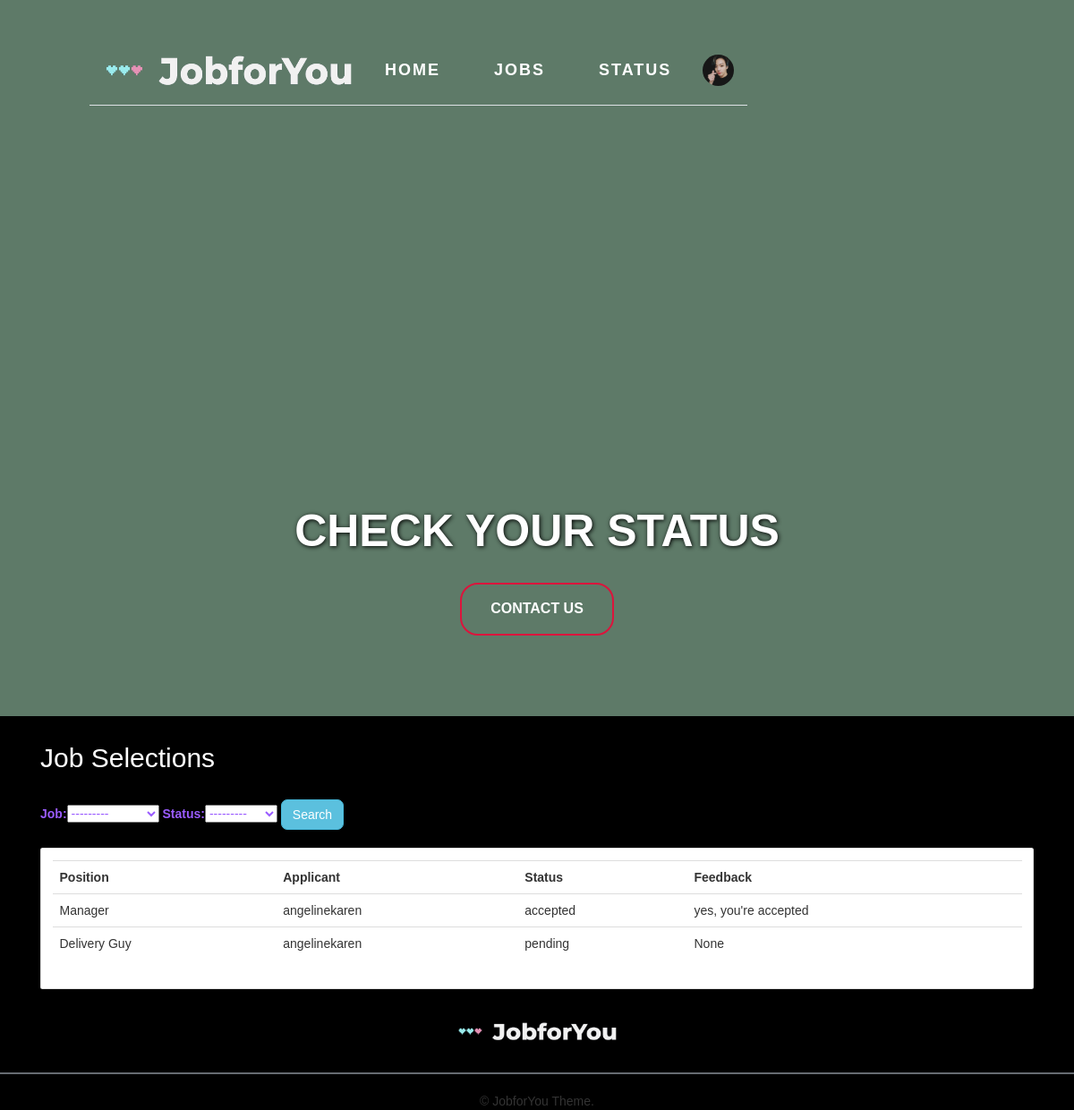
The page /status/ (signed in) on the database its author committed.
### account/models.py (models this page shows, shortened)
class CustomUser(AbstractUser):
    is_company = models.BooleanField(default=False)
    is_applicant = models.BooleanField(default=False)
    name = models.CharField(max_length=30, blank=True, null=True)
    email = models.EmailField(
        verbose_name="email",
        max_length=60,
        unique=True,
    )
    def get_username(self):
        return self.username
    def get_applicant(self):
        return self.is_applicant

class Applicant(models.Model):
    applicant = models.OneToOneField(CustomUser, on_delete=models.CASCADE, primary_key=True)
    GENDER_MALE = 'Male'
    GENDER_FEMALE = 'Female'
    GENDER_CHOICES = [(GENDER_MALE, 'Male'), (GENDER_FEMALE, 'Female')]
    gender = models.CharField(max_length=20, default=GENDER_MALE, choices=GENDER_CHOICES)
    age = models.CharField(max_length=10, null=True)
    mobile_phone = models.CharField(max_length=20, null=True)
    city = models.CharField(max_length=30, null=True)
    WILL_RELOCATE = "I'm willing"
    WONT_RELOCATE = "I'm not willing"
    RELOCATE_CHOICES = (
        (WILL_RELOCATE, "I'm willing"),
        (WONT_RELOCATE, "I'm not willing"),
    )
    will_relocate = models.CharField(max_length=20, default=WILL_RELOCATE, choices=RELOCATE_CHOICES)
    profile_pic = models.ImageField(default="profile_pic.png", null=True, blank=True)
    objects = models.Manager()
    def __str__(self):
        return str(self.applicant)
    def get_profile_pic(self):
        return self.profile_pic

### jobs/models.py (models this page shows, shortened)
class ApplicantsJobMap(models.Model):
    applicant = models.ForeignKey(Applicant, on_delete=models.CASCADE)
    job = models.ForeignKey('jobs.Job', on_delete=models.CASCADE, related_name='applicants', null=True)
    status = models.CharField(
        max_length=20, choices=STATUS_CHOICES, default=STATUS_PENDING
    )
    feedback = models.TextField(blank=True, null=True)
    objects = models.Manager()
    def get_applicant(self):
        return self.applicant
    def get_job(self):
        return self.job
    def get_status(self):
        return self.status
    def get_feedback(self):
        return self.feedback

class Job(models.Model):
    company = models.CharField(max_length=255, blank=False)
    position_name = models.CharField(max_length=100)
    text_description = models.TextField()
    min_age = models.IntegerField()
    max_age = models.IntegerField()
    gender = models.CharField(max_length=20, default=GENDER_ALL, choices=GENDER_CHOICES)
    salary = models.IntegerField()
    creator = models.ForeignKey(Company, on_delete=models.CASCADE, null=True, blank=True)
    objects = models.Manager()
    def __str__(self):
        return self.position_name

### jobs/views.py (the view)
# urls.py: path('status/', status, name="status"),
def status(request):
    status_applicant = ApplicantsJobMap.objects.filter(applicant=request.user.applicant)
    myFilter = StatusFilter(request.GET, queryset=status_applicant)
    status_applicant = myFilter.qs
    context = {
        'status': status_applicant,
        'myFilter': myFilter,
    }
    return render(request, "jobs/status_applicant.html", context)

### jobs/templates/jobs/status_applicant.html (shortened to what this page needs)
{% extends "base.html" %}
{% load static %}
{% block content %}
<div class="landing">
    <div class="job-wrap">
        <div class="job-inner">
        </div>
    </div>
    <div class="job text-center mt-5">
        <h2>CHECK YOUR STATUS</h2>
        <a class='button button2' href="{% url 'contact' %}" role="button">CONTACT US</a>
        </div>
    </div>
</div>
<div class="col-md-12">
    <h2 class="text-white mx-5 mt-5 mb-5">Job Selections</h2>
    <form method="get" class="text">
        {{myFilter.form}}
        <button class="btn btn-info" type="submit">Search</button>
    </form>
    <div class="mx-5 card card-body">
        <table class="table table-sm">
            <tr>
                <th>Position</th>
                <th>Applicant</th>
                <th>Status</th>
                <th>Feedback</th>
            </tr>
            {% for job in status %}
            <tr>
                <td>{{ job.get_job }}</td>
                <td>{{ job.get_applicant }}</td>
                <td>{{ job.get_status }}</td>
                <td>{{ job.get_feedback }}</td>
            </tr>
            {% endfor %}
        </table>
    </div>
</div>
{% endblock content %}

### templates/snippets/header.html (shortened to what this page needs)
{% load static %}
<header>
    <div class="d-flex p-3 px-md-4 border-bottom mb-3 shadow-sm">
        {% if request.user.is_authenticated %}
            {% if request.user.get_applicant == True %}
            <div class="d-none d-md-flex flex-row my-auto flex-grow-1 align-items-center">
                <img class="mx-auto mt-1" src="{% static 'images/logo.png' %}" alt="JobforYoulogo" width="280" height="50">
                <div class="p-2 text-white">
                    <div class="d-flex flex-row">
                        <nav>
                            <ul>
                                <li><a class="mt-3 mx-5 text-white" href="{% url 'home' %}">HOME</a></li>
                                <li><a class="mt-3 mx-5 text-white" href="{% url 'jobs_view' %}">JOBS</a></li>
                                <li><a class="mt-3 mx-5 text-white" href="{% url 'status' %}">STATUS</a></li>
                            </ul>
                        </nav>
                    </div>
                </div>
                <div class="d-flex flex-row-reverse flex-grow-1">
                    <nav>
                        <div class="dropdown dropleft">
                            <div class="d-flex flex-row">
                                <div class="btn-group dropleft">
                                    <img class="account-image rounded-circle m-auto d-block dropdown-toggle" id="id_profile_links" data-toggle="dropdown" aria-haspopup="true" aria-expanded="false" src="{{request.user.applicant.get_profile_pic.url}}" alt="default account logo" width="35" height="35">
                                </div>
                            </div>
                        </div>
                    </nav>
                </div>
            </div>
        </div>
        {% endif %}
{% endif %}
</header>

### templates/snippets/body_css.html (style rules this page uses)
* { margin: 0; padding: 0; box-sizing: border-box; font-family: "Trebuchet MS", Helvetica, sans-serif; }
body { background: #000; min-height: 200vh; }
:root { --main-background-color: #1a1c1c; }
body { min-height: 150vh; }
header { position: fixed; top: 0; left: 0; width: 100%; display: flex; justify-content: space-between; align-items: center; transition: 0.6s; padding: 40px 100px; z-index: 100000; }
header ul { position: relative; display: flex; justify-content: center; align-items: center; margin-top: 11px; }
header ul li { position: relative; list-style: none; }
header ul li a { position: relative; margin: 0 15px; text-decoration: none; color: #fff; letter-spacing: 2px; font-weight: bold; transition: 0.6s; font-size: 18px; }
.button { border-radius: 20px; color: white; padding: 16px 32px; text-align: center; text-decoration: none; display: inline-block; font-size: 16px; font-weight: bold; margin: 4px 2px; transition-duration: 0.4s; cursor: pointer; text-transform: uppercase; margin-top: 10px; }
.job { width: 100%; max-width: 100%; position: absolute; top: 40%; z-index: 1; color: white; height: 50px; }
.job h2 { font-size: 5rem; text-shadow: .1rem .1rem .5rem black; padding-bottom: 1.6rem; font-weight: bold; margin-top: 40px; }
.job-inner { background-color: #5e7a68; background-size: cover; position: relative; width: 100%; height: 100vh; }

### jobs/templates/jobs/status_applicant.html (style rules this page uses)
a { color: black; }
.card-body { background-color: rgb(255, 255, 255); margin-bottom: 30px; margin-top: 20px; }
.button { background-color: #4CAF50; border: none; color: white; padding: 16px 32px; text-align: center; text-decoration: none; display: inline-block; font-size: 16px; margin: 4px 2px; transition-duration: 0.4s; cursor: pointer; }
.button2 { background-color: transparent; color: white; border: 2px solid crimson; }
.btn { border-radius: 7px; }
.text { color: #9a5cff; margin-left: 30px; }

### rows shown on the page
CustomUser: user.applicant.get_profile_pic (picture)
ApplicantsJobMap: get_job "Manager", get_applicant "angelinekaren", get_status "accepted", get_feedback "yes, you're accepted"
ApplicantsJobMap: get_job "Delivery Guy", get_applicant "angelinekaren", get_status "pending", get_feedback "None"
